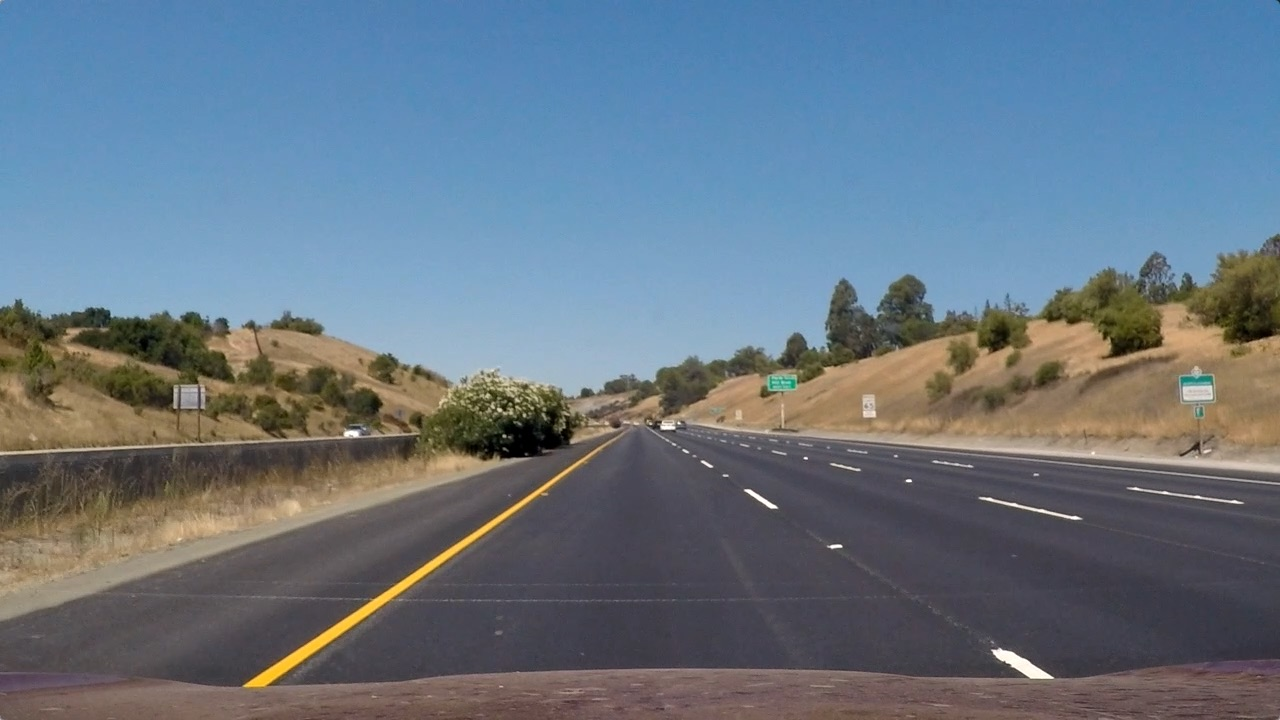
#> input picture test_images/straight_lines1.jpg, 1280 x 720 px, found by its file name; its folder holds only this picture in this run
$ jupyter execute --allow-errors P1.ipynb   (shell and % lines are left out)
#> lines starting #> are read from the running program, lines starting #| are printed output that depends on the picture; after the words box and inside, x2 and y2 are one past the last pixel; in counts of white or black regions, pixels touching at a corner belong together
# Self-Driving Car Engineer Nanodegree

## Project: **Finding Lane Lines on the Road**
***
In this project, you will use the tools you learned about in the lesson to identify lane lines on the road.  You can develop your pipeline on a series of individual images, and later apply the result to a video stream (really just a series of images). Check out the video clip "raw-lines-example.mp4" (also contained in this repository) to see what the output should look like after using the helper functions below.

Once you have a result that looks roughly like "raw-lines-example.mp4", you'll need to get creative and try to average and/or extrapolate the line segments you've detected to map out the full extent of the lane lines.  You can see an example of the result you're going for in the video "P1_example.mp4".  Ultimately, you would like to draw just one line for the left side of the lane, and one for the right.

In addition to implementing code, there is a brief writeup to complete. The writeup should be completed in a separate file, which can be either a markdown file or a pdf document. There is a [write up template](https://github.com/udacity/CarND-LaneLines-P1/blob/master/writeup_template.md) that can be used to guide the writing process. Completing both the code in the Ipython notebook and the writeup template will cover all of the [rubric points](https://review.udacity.com/#!/rubrics/322/view) for this project.

---
Let's have a look at our first image called 'test_images/solidWhiteRight.jpg'.  Run the 2 cells below (hit Shift-Enter or the "play" button above) to display the image.

**Note: If, at any point, you encounter frozen display windows or other confounding issues, you can always start again with a clean slate by going to the "Kernel" menu above and selecting "Restart & Clear Output".**

---

**The tools you have are color selection, region of interest selection, grayscaling, Gaussian smoothing, Canny Edge Detection and Hough Tranform line detection.  You  are also free to explore and try other techniques that were not presented in the lesson.  Your goal is piece together a pipeline to detect the line segments in the image, then average/extrapolate them and draw them onto the image for display (as below).  Once you have a working pipeline, try it out on the video stream below.**

---

<figure>

 <figcaption>
 <p></p>
 <p style="text-align: center;"> Your output should look something like this (above) after detecting line segments using the helper functions below </p>
 </figcaption>
</figure>
 <p></p>
<figure>

 <figcaption>
 <p></p>
 <p style="text-align: center;"> Your goal is to connect/average/extrapolate line segments to get output like this</p>
 </figcaption>
</figure>

**Run the cell below to import some packages.  If you get an `import error` for a package you've already installed, try changing your kernel (select the Kernel menu above --> Change Kernel).  Still have problems?  Try relaunching Jupyter Notebook from the terminal prompt.  Also, see [this forum post](https://carnd-forums.udacity.com/cq/viewquestion.action?spaceKey=CAR&id=29496372&questionTitle=finding-lanes---import-cv2-fails-even-though-python-in-the-terminal-window-has-no-problem-with-import-cv2) for more troubleshooting tips.**

## Import Packages

[cell 1]
#importing some useful packages
import matplotlib.pyplot as plt
import matplotlib.image as mpimg
import numpy as np
import cv2

## Read in an Image

#> (a cell that did not finish here is left out)

## Ideas for Lane Detection Pipeline

**Some OpenCV functions (beyond those introduced in the lesson) that might be useful for this project are:**

`cv2.inRange()` for color selection
`cv2.fillPoly()` for regions selection
`cv2.line()` to draw lines on an image given endpoints
`cv2.addWeighted()` to coadd / overlay two images
`cv2.cvtColor()` to grayscale or change color
`cv2.imwrite()` to output images to file
`cv2.bitwise_and()` to apply a mask to an image

**Check out the OpenCV documentation to learn about these and discover even more awesome functionality!**

## Helper Functions

Below are some helper functions to help get you started. They should look familiar from the lesson!

[cell 3]
import math

# [7 lines left out: function grayscale, not called in this run]
    # Or use BGR2GRAY if you read an image with cv2.imread()
    # return cv2.cvtColor(img, cv2.COLOR_BGR2GRAY)

def canny(img, low_threshold, high_threshold):
    """Applies the Canny transform"""
    return cv2.Canny(img, low_threshold, high_threshold)

def gaussian_blur(img, kernel_size):
    """Applies a Gaussian Noise kernel"""
    return cv2.GaussianBlur(img, (kernel_size, kernel_size), 0)

def region_of_interest(img, vertices):
    """
    Applies an image mask.

    Only keeps the region of the image defined by the polygon
    formed from `vertices`. The rest of the image is set to black.
    """
    #defining a blank mask to start with
    mask = np.zeros_like(img)

    #defining a 3 channel or 1 channel color to fill the mask with depending on the input image
    if len(img.shape) > 2:
        channel_count = img.shape[2]  # i.e. 3 or 4 depending on your image
        ignore_mask_color = (255,) * channel_count
    else:
        ignore_mask_color = 255

    #filling pixels inside the polygon defined by "vertices" with the fill color
    cv2.fillPoly(mask, vertices, ignore_mask_color)

    #returning the image only where mask pixels are nonzero
    masked_image = cv2.bitwise_and(img, mask)
    return masked_image


def draw_lines(img, lines, color=[255, 0, 0], thickness=2):
    """
    NOTE: this is the function you might want to use as a starting point once you want to
    average/extrapolate the line segments you detect to map out the full
    extent of the lane (going from the result shown in raw-lines-example.mp4
    to that shown in P1_example.mp4).

    Think about things like separating line segments by their
    slope ((y2-y1)/(x2-x1)) to decide which segments are part of the left
    line vs. the right line.  Then, you can average the position of each of
    the lines and extrapolate to the top and bottom of the lane.

    This function draws `lines` with `color` and `thickness`.
    Lines are drawn on the image inplace (mutates the image).
    If you want to make the lines semi-transparent, think about combining
    this function with the weighted_img() function below
    """
    rx1sum=0
    rx2sum=0
    ry1sum=0
    ry2sum=0
    lx1sum=0
    lx2sum=0
    ly1sum=0
    ly2sum=0
    rl_num=0
    ll_num=0

    for line in lines:
        for x1,y1,x2,y2 in line:
            if ((y2-y1)/(x2-x1))>0:
                #color = [0,255,0]
                rx1sum = rx1sum+x1
                rx2sum = rx2sum+x2
                ry1sum = ry1sum+y1
                ry2sum = ry2sum+y2
                rl_num = rl_num+1
            else:
                #color = [255,0,0]
                lx1sum = lx1sum+x1
                lx2sum = lx2sum+x2
                ly1sum = ly1sum+y1
                ly2sum = ly2sum+y2
                ll_num = ll_num+1


    avrx1=rx1sum/rl_num
    avrx2=rx2sum/rl_num
    avry1=ry1sum/rl_num
    avry2=ry2sum/rl_num

    avlx1=lx1sum/ll_num
    avlx2=lx2sum/ll_num
    avly1=ly1sum/ll_num
    avly2=ly2sum/ll_num

    kr=(avry2-avry1)/(avrx2-avrx1)
    kl=(avly2-avly1)/(avlx2-avlx1)

    elx1=(319-avly1)/kl+avlx1
    ely1=319
    elx2=(540-avly1)/kl+avlx1
    ely2=540

    erx1=(319-avry1)/kr+avrx1
    ery1=319
    erx2=(540-avry1)/kr+avrx1
    ery2=540

    #extended lines
    cv2.line(img, (int(elx1), int(ely1)), (int(elx2), int(ely2)), color, thickness)
    cv2.line(img, (int(erx1), int(ery1)), (int(erx2), int(ery2)), color, thickness)

# [26 lines left out: functions hough_lines, weighted_img, not called in this run]

## Test Images

Build your pipeline to work on the images in the directory "test_images"
**You should make sure your pipeline works well on these images before you try the videos.**

[cell 4]
import os
os.listdir("test_images/")

## Build a Lane Finding Pipeline

Build the pipeline and run your solution on all test_images. Make copies into the test_images directory, and you can use the images in your writeup report.

Try tuning the various parameters, especially the low and high Canny thresholds as well as the Hough lines parameters.

[cell 5]
# TODO: Build your pipeline that will draw lane lines on the test_images
# then save them to the test_images directory.
image_files = os.listdir("test_images/")

for file in image_files:
    set_filename = "test_images/"+'done'+file

    image_file = os.path.join("test_images/", file)
    image = mpimg.imread(image_file)
#> image is the input picture: shape (720, 1280, 3); mean R, G, B 103.2, 117.7, 131.2
    gray=cv2.cvtColor(image, cv2.COLOR_RGB2GRAY)
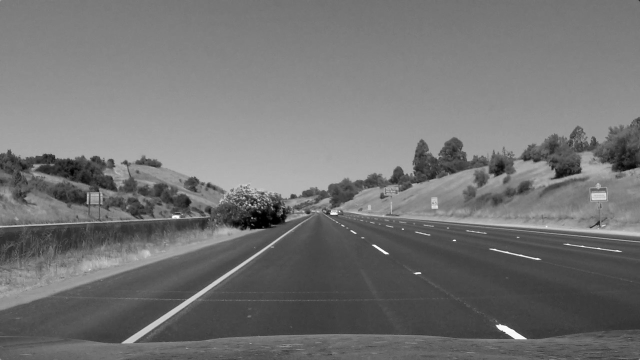
#> gray: shape (720, 1280) (shown at 1/2 size); min 0, max 255, mean 114.9
    #optional for the cv2.canny() applies a 5*5 Gaussian internally
    kernel_size = 5
    blur_gray=cv2.GaussianBlur(gray,(kernel_size,kernel_size),0)

    #canny edge detection algorithem
    edges=cv2.Canny(gray,100,200)
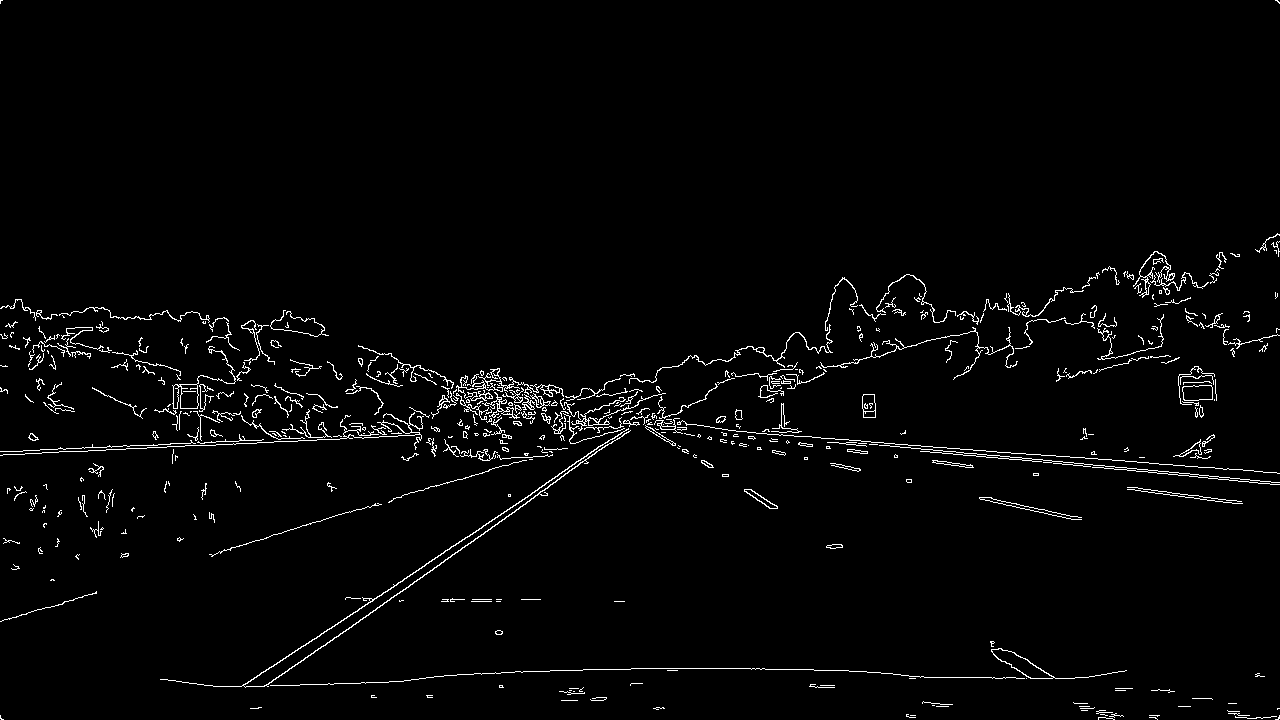
#> edges: shape (720, 1280); 2.3% white in thin lines or dots

    #remove the parts that not related
    imshape = image.shape
    vertices = np.array([[(0,imshape[0]),(460, 319), (500,319), (imshape[1],imshape[0])]], dtype=np.int32)
    masked_edges = region_of_interest(edges, vertices)
#> in region_of_interest, `masked_image = cv2.bitwise_and(img, mask)`:
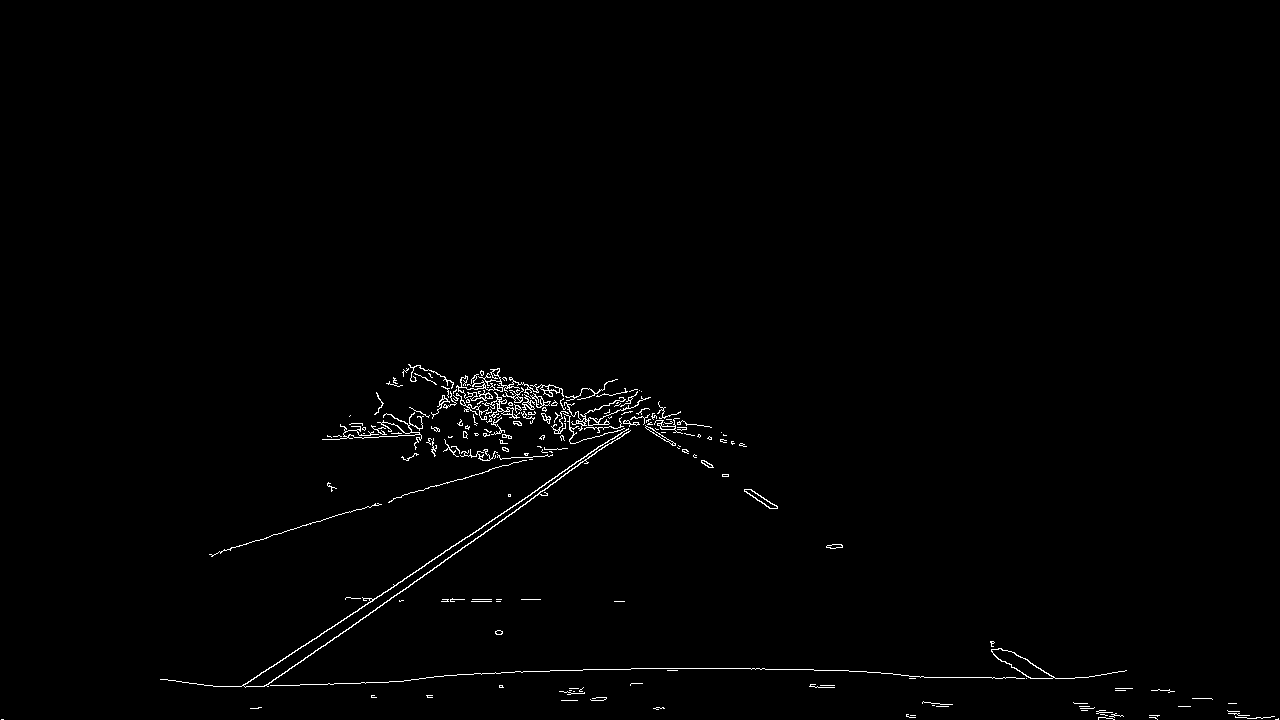
#> masked_image: shape (720, 1280); 0.89% white in thin lines or dots, all inside (x1, y1, x2, y2) = (1, 364, 1279, 720)

    #define the hough transform parameters
    rho=1
    theta=np.pi/180
    threshold=30
    min_line_length=5
    max_line_gap=5
    line_image=np.copy(image)*0
#> line_image: shape (720, 1280, 3); every value is 0

    #hough transform
    lines=cv2.HoughLinesP(masked_edges, rho, theta, threshold, np.array([]),min_line_length, max_line_gap)
#> lines = 331 rows, first 6: [240, 686, 424, 566], [278, 677, 518, 509], [644, 422, 663, 409], [410, 584, 563, 476], [432, 559, 537, 490], [219, 551, 358, 509]

    draw_lines(line_image, lines, color=[255, 0, 0], thickness=10)
#> the loop in draw_lines, `for line in lines:` made 331 passes
#> after the loop in draw_lines, `for line in lines:`: ll_num = 203; lx1sum = 107586; lx2sum = 112330; ly1sum = 97470; ly2sum = 96297; rl_num = 128; rx1sum = 75495; rx2sum = 78080; ry1sum = 56854; ry2sum = 57552
#> in draw_lines, `avrx1=rx1sum/rl_num`: avrx1 = 589.8
#> in draw_lines, `avrx2=rx2sum/rl_num`: avrx2 = 610
#> in draw_lines, `avry1=ry1sum/rl_num`: avry1 = 444.2
#> in draw_lines, `avry2=ry2sum/rl_num`: avry2 = 449.6
#> in draw_lines, `avlx1=lx1sum/ll_num`: avlx1 = 530
#> in draw_lines, `avlx2=lx2sum/ll_num`: avlx2 = 553.3
#> in draw_lines, `avly1=ly1sum/ll_num`: avly1 = 480.1
#> in draw_lines, `avly2=ly2sum/ll_num`: avly2 = 474.4
#> in draw_lines, `kr=(avry2-avry1)/(avrx2-avrx1)`: kr = 0.27
#> in draw_lines, `kl=(avly2-avly1)/(avlx2-avlx1)`: kl = -0.247
#> in draw_lines, `elx1=(319-avly1)/kl+avlx1`: elx1 = 1181.7
#> in draw_lines, `elx2=(540-avly1)/kl+avlx1`: elx2 = 287.9
#> in draw_lines, `erx1=(319-avry1)/kr+avrx1`: erx1 = 126.2
#> in draw_lines, `erx2=(540-avry1)/kr+avrx1`: erx2 = 944.7

    color_edges = np.dstack((edges,edges,edges))
#> color_edges: shape (720, 1280, 3); 2.3% white in thin lines or dots

    #if I output combo, the colorspace will not correct
    combo = cv2.addWeighted(image,1,line_image,1,0)
    combo_foroutonly=np.copy(image)
    combo_foroutonly[:,:,0] = combo[:,:,2]
    combo_foroutonly[:,:,1] = combo[:,:,1]
    combo_foroutonly[:,:,2] = combo[:,:,0]
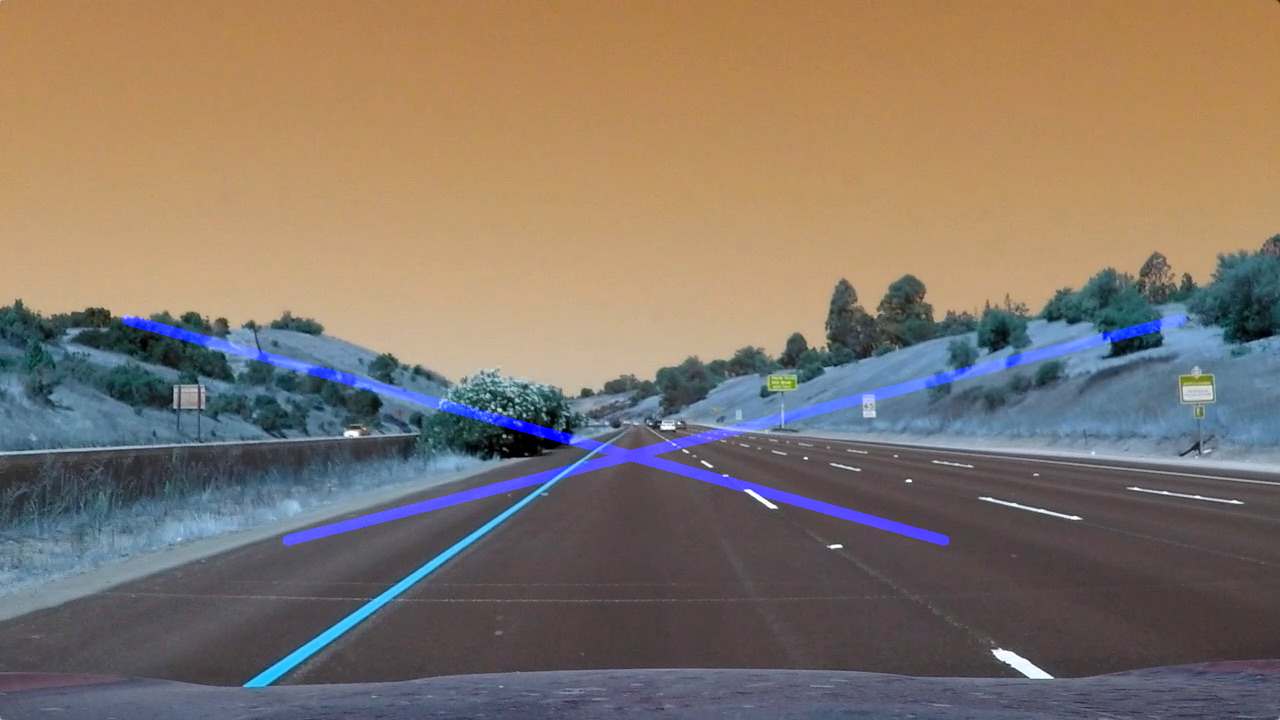
#> combo_foroutonly: shape (720, 1280, 3); mean R, G, B 131.2, 117.7, 106.1

    cv2.imwrite(set_filename,combo_foroutonly)
